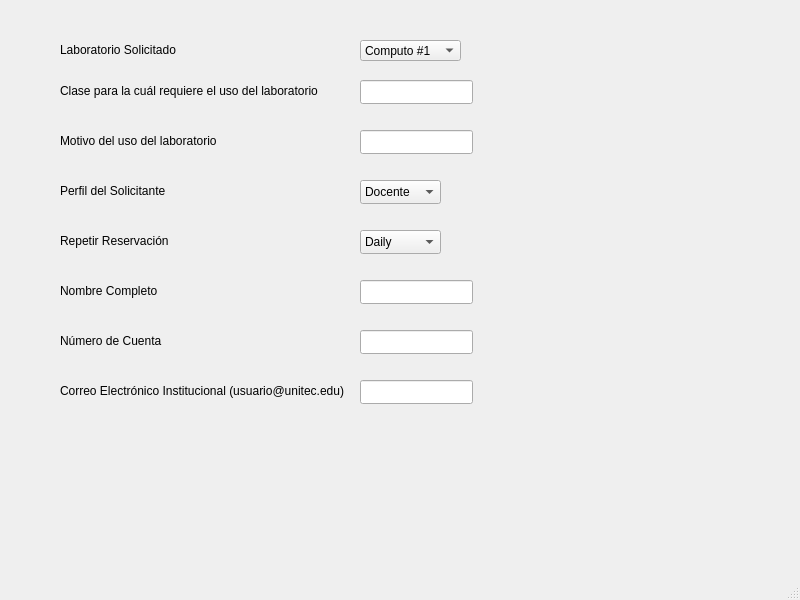
<?xml version="1.0" encoding="UTF-8"?>
<ui version="4.0">
 <class>cframe</class>
 <widget class="QMainWindow" name="cframe">
  <property name="geometry">
   <rect>
    <x>0</x>
    <y>0</y>
    <width>800</width>
    <height>600</height>
   </rect>
  </property>
  <property name="windowTitle">
   <string>cframe</string>
  </property>
  <widget class="QWidget" name="centralwidget">
   <widget class="QComboBox" name="LaboratoriosDisponibles">
    <property name="geometry">
     <rect>
      <x>360</x>
      <y>40</y>
      <width>101</width>
      <height>21</height>
     </rect>
    </property>
    <item>
     <property name="text">
      <string>Computo #1</string>
     </property>
    </item>
    <item>
     <property name="text">
      <string>Computo #5</string>
     </property>
    </item>
    <item>
     <property name="text">
      <string>Física</string>
     </property>
    </item>
    <item>
     <property name="text">
      <string>Máquinas y Herramientas</string>
     </property>
    </item>
    <item>
     <property name="text">
      <string>Electrónica</string>
     </property>
    </item>
    <item>
     <property name="text">
      <string>Mecatrónica</string>
     </property>
    </item>
    <item>
     <property name="text">
      <string>Biomédica</string>
     </property>
    </item>
    <item>
     <property name="text">
      <string>Energía</string>
     </property>
    </item>
    <item>
     <property name="text">
      <string>Lab. Industrial</string>
     </property>
    </item>
    <item>
     <property name="text">
      <string>Lab. Civil</string>
     </property>
    </item>
    <item>
     <property name="text">
      <string>Redes</string>
     </property>
    </item>
    <item>
     <property name="text">
      <string>Química</string>
     </property>
    </item>
    <item>
     <property name="text">
      <string>Software</string>
     </property>
    </item>
    <item>
     <property name="text">
      <string>Telecomunicaciones</string>
     </property>
    </item>
    <item>
     <property name="text">
      <string>Automatización</string>
     </property>
    </item>
    <item>
     <property name="text">
      <string>Computo #2</string>
     </property>
    </item>
    <item>
     <property name="text">
      <string>Computo #3</string>
     </property>
    </item>
    <item>
     <property name="text">
      <string>Computo #4</string>
     </property>
    </item>
    <item>
     <property name="text">
      <string>Inteligencia Artíficial</string>
     </property>
    </item>
   </widget>
   <widget class="QLabel" name="label">
    <property name="geometry">
     <rect>
      <x>60</x>
      <y>40</y>
      <width>121</width>
      <height>20</height>
     </rect>
    </property>
    <property name="text">
     <string>Laboratorio Solicitado</string>
    </property>
   </widget>
   <widget class="QLabel" name="label_2">
    <property name="geometry">
     <rect>
      <x>60</x>
      <y>80</y>
      <width>271</width>
      <height>21</height>
     </rect>
    </property>
    <property name="text">
     <string>Clase para la cuál requiere el uso del laboratorio</string>
    </property>
   </widget>
   <widget class="QLineEdit" name="Clase">
    <property name="geometry">
     <rect>
      <x>360</x>
      <y>80</y>
      <width>113</width>
      <height>24</height>
     </rect>
    </property>
   </widget>
   <widget class="QLabel" name="label_3">
    <property name="geometry">
     <rect>
      <x>60</x>
      <y>130</y>
      <width>271</width>
      <height>21</height>
     </rect>
    </property>
    <property name="text">
     <string>Motivo del uso del laboratorio</string>
    </property>
   </widget>
   <widget class="QLineEdit" name="Motivo">
    <property name="geometry">
     <rect>
      <x>360</x>
      <y>130</y>
      <width>113</width>
      <height>24</height>
     </rect>
    </property>
   </widget>
   <widget class="QLabel" name="label_4">
    <property name="geometry">
     <rect>
      <x>60</x>
      <y>180</y>
      <width>251</width>
      <height>21</height>
     </rect>
    </property>
    <property name="text">
     <string>Perfil del Solicitante</string>
    </property>
   </widget>
   <widget class="QComboBox" name="PerfilSolicitante">
    <property name="geometry">
     <rect>
      <x>360</x>
      <y>180</y>
      <width>81</width>
      <height>24</height>
     </rect>
    </property>
    <item>
     <property name="text">
      <string>Docente</string>
     </property>
    </item>
    <item>
     <property name="text">
      <string>Alumno</string>
     </property>
    </item>
    <item>
     <property name="text">
      <string>Educacion Continua</string>
     </property>
    </item>
    <item>
     <property name="text">
      <string>Administrativo</string>
     </property>
    </item>
   </widget>
   <widget class="QLabel" name="label_5">
    <property name="geometry">
     <rect>
      <x>60</x>
      <y>230</y>
      <width>251</width>
      <height>21</height>
     </rect>
    </property>
    <property name="text">
     <string>Repetir Reservación</string>
    </property>
   </widget>
   <widget class="QComboBox" name="RepetirReservacion">
    <property name="geometry">
     <rect>
      <x>360</x>
      <y>230</y>
      <width>81</width>
      <height>24</height>
     </rect>
    </property>
    <item>
     <property name="text">
      <string>Daily</string>
     </property>
    </item>
    <item>
     <property name="text">
      <string>Weekly</string>
     </property>
    </item>
   </widget>
   <widget class="QLabel" name="label_6">
    <property name="geometry">
     <rect>
      <x>60</x>
      <y>280</y>
      <width>251</width>
      <height>21</height>
     </rect>
    </property>
    <property name="text">
     <string>Nombre Completo</string>
    </property>
   </widget>
   <widget class="QLineEdit" name="Nombre">
    <property name="geometry">
     <rect>
      <x>360</x>
      <y>280</y>
      <width>113</width>
      <height>24</height>
     </rect>
    </property>
   </widget>
   <widget class="QLabel" name="label_7">
    <property name="geometry">
     <rect>
      <x>60</x>
      <y>330</y>
      <width>251</width>
      <height>21</height>
     </rect>
    </property>
    <property name="text">
     <string>Número de Cuenta</string>
    </property>
   </widget>
   <widget class="QLineEdit" name="Numerodecuenta">
    <property name="geometry">
     <rect>
      <x>360</x>
      <y>330</y>
      <width>113</width>
      <height>24</height>
     </rect>
    </property>
   </widget>
   <widget class="QLabel" name="label_8">
    <property name="geometry">
     <rect>
      <x>60</x>
      <y>380</y>
      <width>291</width>
      <height>21</height>
     </rect>
    </property>
    <property name="text">
     <string>Correo Electrónico Institucional (usuario@unitec.edu)</string>
    </property>
   </widget>
   <widget class="QLineEdit" name="Numerodecuenta_2">
    <property name="geometry">
     <rect>
      <x>360</x>
      <y>380</y>
      <width>113</width>
      <height>24</height>
     </rect>
    </property>
   </widget>
  </widget>
  <widget class="QStatusBar" name="statusbar"/>
  <widget class="QMenuBar" name="menubar">
   <property name="geometry">
    <rect>
     <x>0</x>
     <y>0</y>
     <width>800</width>
     <height>21</height>
    </rect>
   </property>
  </widget>
 </widget>
 <resources/>
 <connections/>
</ui>
